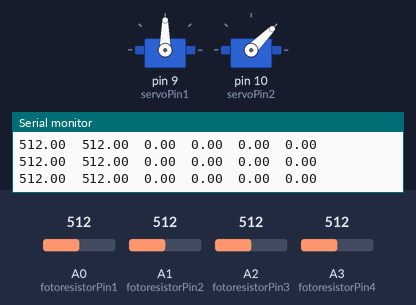
Bench run of a sketch on a simulated Arduino Uno, built with avr-gcc and run on an emulated ATmega328P. On the bench: 2 × servo, the last lines printed to the serial monitor. Inputs (shaded band) come from the test bench; at power-on: A0 (fotoresistorPin1) = 512, A2 (fotoresistorPin3) = 512, A1 (fotoresistorPin2) = 512, A3 (fotoresistorPin4) = 512.

Above: at 1.3 s.
1.4 s: A0 (fotoresistorPin1) set to 716
At 2.1 s:
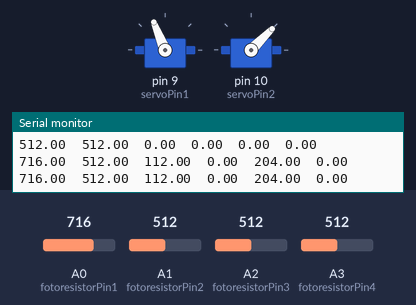
3.0 s: A2 (fotoresistorPin3) set to 716
At 3.6 s:
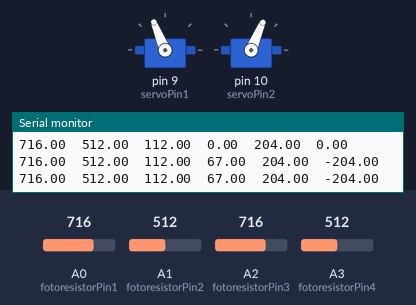
4.5 s: A1 (fotoresistorPin2) set to 306
At 5.1 s:
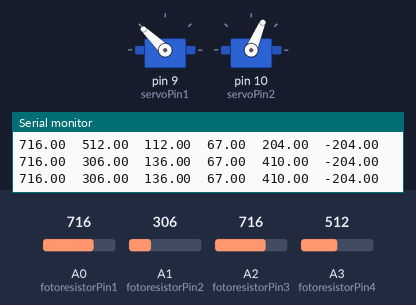
6.0 s: A3 (fotoresistorPin4) set to 306
At 6.7 s:
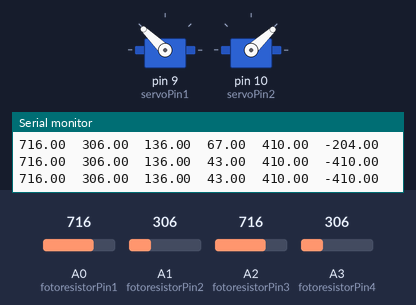
7.5 s: A1 (fotoresistorPin2) set to 5
At 8.2 s:
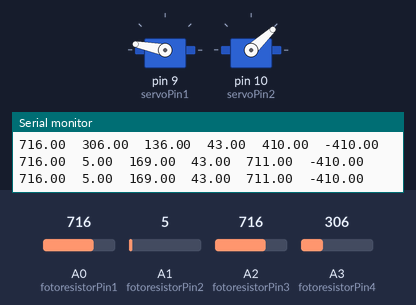
9.0 s: A0 (fotoresistorPin1) set to 992
At 9.7 s:
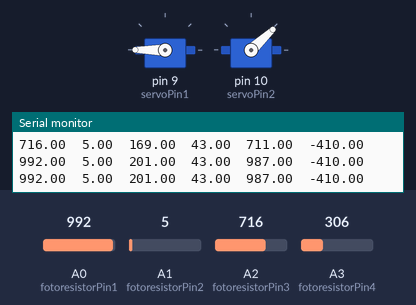
Timing chart, 0 to 11.5 s (numbered marks = the images above; inputs shaded):
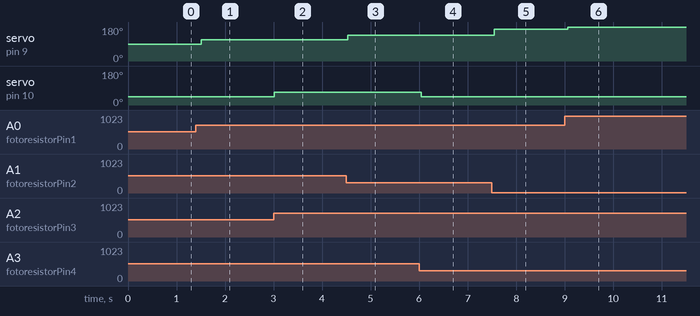

Measured:
- after the input at 1.4 s, servo on pin 9 (servoPin1): 90° → 112° after 0.11 s
- after the input at 3.0 s, servo on pin 10 (servoPin2): 45° → 67° at once
- after the input at 4.5 s, servo on pin 9 (servoPin1): 112° → 136° at once
- after the input at 6.0 s, servo on pin 10 (servoPin2): 67° → 43° at once
- after the input at 7.5 s, servo on pin 9 (servoPin1): 136° → 169° after 0.05 s
- after the input at 9.0 s, servo on pin 9 (servoPin1): 169° → 180° after 0.06 s

The sketch:

Girasol.ino
```cpp
#include <Servo.h>

Servo myservo1;
Servo myservo2;

// Definir los pines a los que están conectados los fotoresistores
const int fotoresistorPin1 = A0;
const int fotoresistorPin2 = A1;
const int fotoresistorPin3 = A2;
const int fotoresistorPin4 = A3;

// Definir los pines a los que están conectados los servomotores
const int servoPin1 = 9;
const int servoPin2 = 10;

// Definir el umbral de diferencia de lectura de los fotoresistores
const int umbralDiferencia = 15;

float angulo1 = 0.0;
float angulo2 = 0.0;


void setup() {
  // Inicializar los servomotores
  Serial.begin(9600);

  myservo1.attach(servoPin1);
  myservo2.attach(servoPin2);

  myservo1.write(90);
  myservo2.write(45);
}

void loop() {
  // Leer valores de los fotoresistores
  float valorA = analogRead(fotoresistorPin1);
  float valorB = analogRead(fotoresistorPin2);
  float valorC = analogRead(fotoresistorPin3);
  float valorD = analogRead(fotoresistorPin4);

  float diferencia1 = valorA - valorB;
  float diferencia2 =valorD -valorC;
  // float angulo = map(diferencia,0,1023,0,180);

  if (abs(diferencia1) > umbralDiferencia) {
    angulo1 = map(diferencia1, -800, 800, 0, 180);
    myservo1.write(angulo1);
  }

  if (abs(diferencia2) > umbralDiferencia) {
    angulo2 = map(diferencia2, -800, 800, 0, 180);
    myservo2.write(angulo2);
  }

  Serial.print(valorA);
  Serial.print("\t");
  Serial.print(valorB);
  Serial.print("\t");
  Serial.print(angulo1);
  Serial.print("\t");
  Serial.print(angulo2);
  Serial.print("\t");
  Serial.print(diferencia1);
  Serial.print("\t");
  Serial.print(diferencia2);
  Serial.print("\n");
  delay(500);


}
```
